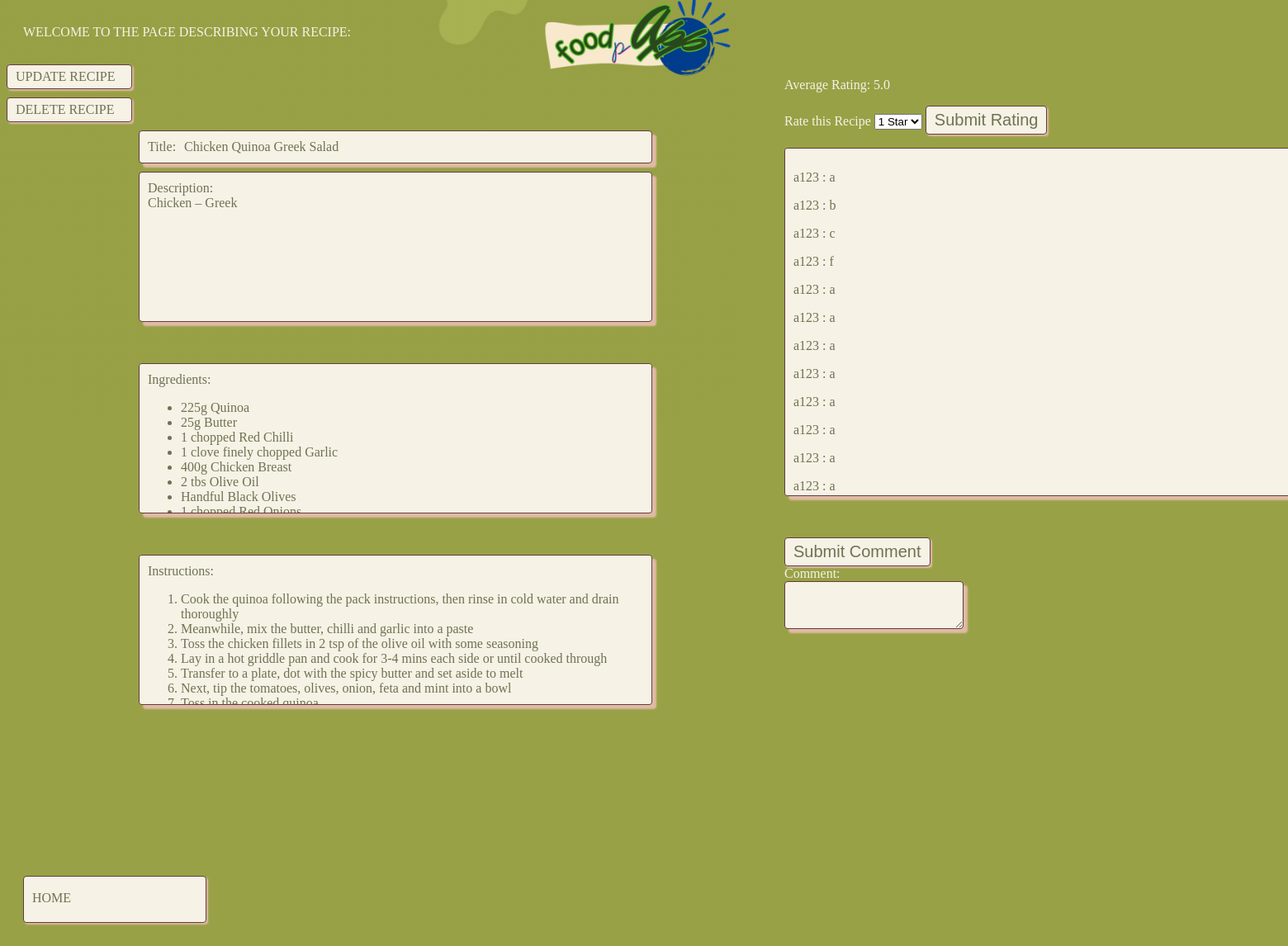
Page /home/myrecipes/mysinglerecipeview/1 (signed in) on the earlier database version.
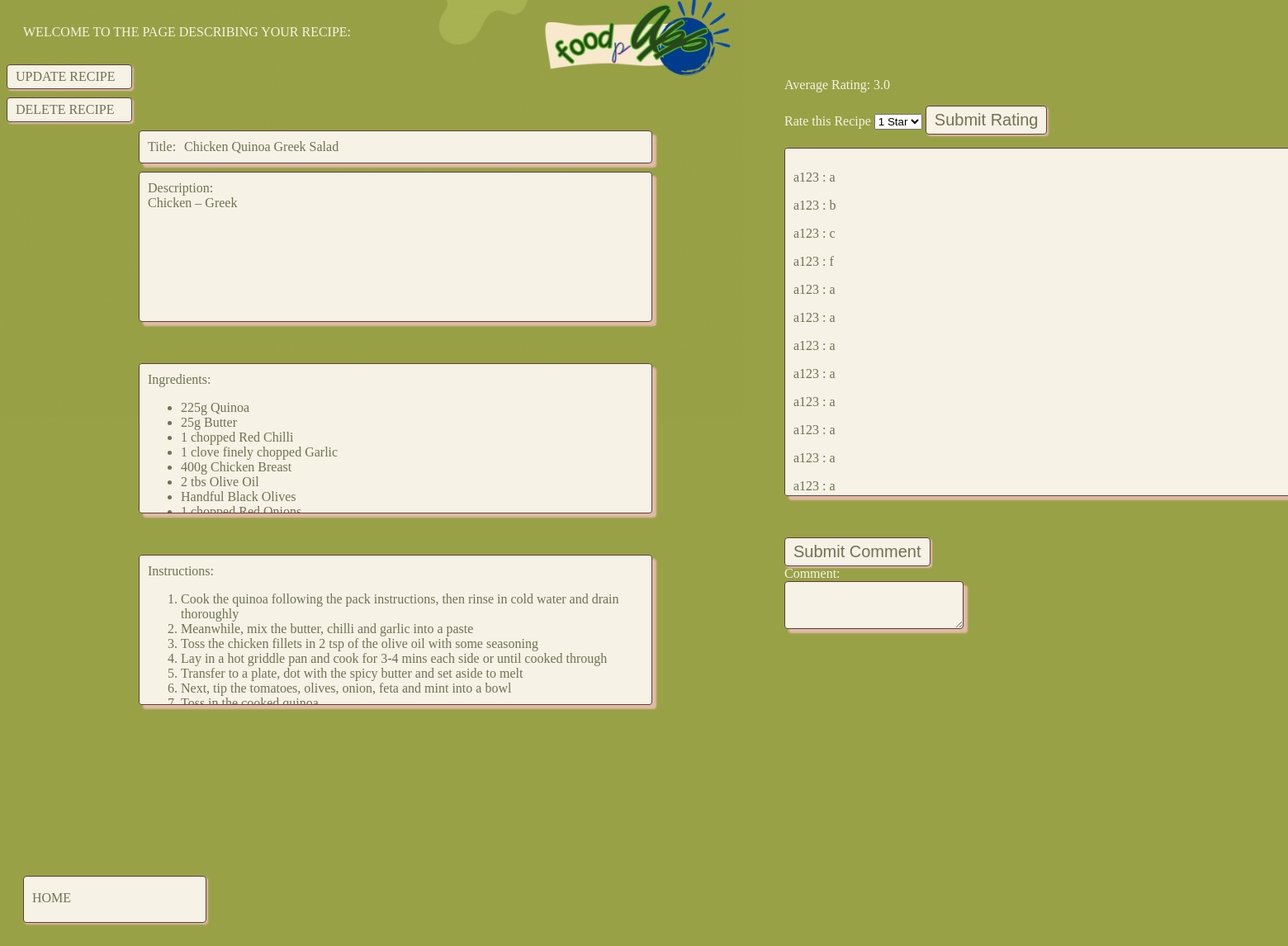
Same page on the later database version.
### app/models.py (models this page shows, shortened)
class Recipe(db.Model):
    id = db.Column(db.Integer, primary_key=True)  # Primary key for recipe ID
    title = db.Column(db.String(80))  # Column for recipe title with a max length of 80 characters
    description = db.Column(db.Text, nullable=False)  # Column for recipe description (non-nullable)
    ingredients = db.Column(db.Text, nullable=False)
    instructions = db.Column(db.Text, nullable=False)
    comment_ids = db.Column(db.String, default="")
    created = db.Column(db.DateTime, default=datetime.now())  # Timestamp for when the recipe is created
    user_id = db.Column(db.Integer, db.ForeignKey('user.id'))  # Foreign key to associate with a User
    created = db.Column(db.DateTime, default=datetime.now())
    ratings = db.Column(db.String, default="")                 # String formatted as "UserID Rating UserID Rating ..."
    num_of_rating = db.Column(db.Integer, default=0)
    total_rating = db.Column(db.Integer, default=0)
    tags = db.Column(db.JSON, default={})
    def average_rating(self):
        if self.num_of_rating:
            return self.total_rating/self.num_of_rating
    def get_comment_ids_list(self):
        return self.comment_ids.split()
    def get_comment_list(self):
        comment_list = []
        for comment_id in self.get_comment_ids_list():
            comment = Comment.query.get(comment_id)  # gets the comment object
            content = comment.comment  # gets the content of the comment
            user = User.query.get(comment.user_id)  # gets the user object
            username = user.username  # gets the username of the user
            comment_list.append(f"{username} : {content}")  # comment format
        return comment_list
    def format_ingredients(self, unformatted_list):
        if not unformatted_list:  # Check if the list is empty
            return []
        return [element.strip() for element in unformatted_list.split('\n')]  # Split by newline and strip extra spaces
    def format_instructions(self, unformatted_list):
        if not unformatted_list:  # Check if the list is empty
            return []
        return [element.strip() for element in unformatted_list.split('.')]  # Split by dot and strip extra spaces

### app/routes.py (the view, shortened to what this page needs)
@myapp_obj.route("/home/myrecipes/mysinglerecipeview/<int:num>", methods=['GET', 'POST'])
@login_required  # Ensure the user is logged in before accessing this route
def mysinglerecipeview(num):
    recipe = Recipe.query.get(num)  # Fetch the recipe by its ID
    if recipe is None:  # If the recipe does not exist
        flash("Recipe not found.", "danger")  # Show a flash message
        return redirect("/home/myrecipes")  # Redirect to the recipes page
    comment_form = CommentForm()
    rating_form = RatingForm()
    if rating_form.validate_on_submit():
        recipe.rate_recipe(current_user.id, rating_form.rating.data)
    formatted_ingredients = recipe.format_ingredients(recipe.ingredients)
    formatted_instructions = recipe.format_instructions(recipe.instructions)
    show_buttons = (current_user.is_authenticated and recipe.user_id == current_user.id)
    check_favorite = (recipe in current_user.favorite_recipes.all() )
    comment_list = recipe.get_comment_list()
    return render_template("mysinglerecipeview.html", title = "My Recipe", pageClass = "mysinglerecipeview",
                           ingredients=formatted_ingredients, instructions=formatted_instructions, recipe = recipe, show_buttons = show_buttons,
                           comment_form = comment_form, comment_list = comment_list, rating_form = rating_form, check_favorite = check_favorite)  # Render home.html

### app/forms.py
class CommentForm(FlaskForm):
    comment = TextAreaField("Comment", validators=[validators.DataRequired()])
    submit_comment =  SubmitField("Submit Comment")

class RatingForm(FlaskForm):
    rating = SelectField("Rate this Recipe", choices=[(1,"1 Star"), (2,"2 Star"), (3,"3 Star"), (4,"4 Star"), (5,"5 Star")], validators=[validators.DataRequired()])
    submit_rating = SubmitField("Submit Rating")

### app/__init__.py (called while the page is built)
@login.user_loader
def load_user(id):
    return User.query.get(int(id))  # Fetch the user by ID from the database

### app/templates/mysinglerecipeview.html (shortened to what this page needs)
{% extends "base.html" %}
{% block content %}
<div class = "welcome-text"> WELCOME TO THE PAGE DESCRIBING YOUR RECIPE: </div>
	<div class = "container">
		<div class = "left">
			<div class = "links">
				{% if show_buttons %}
				  <a href="{{ url_for('mysinglerecipeedit', recipe_id = recipe.id) }}">
				 	<div class = "button">  UPDATE RECIPE </div>
				  </a>
				  <a href="{{ url_for('mysinglerecipedelete', recipe_id = recipe.id) }}">
		  		 	<div class = "button">  DELETE RECIPE </div>
		  		  </a>
		 		 {% endif %}
			</div>
			 <div class = "recipe-content">
				<div class="title field">
					<div class="display-label">Title:</div>
					<div class="display-content">{{ recipe.title }}</div>
				</div>
				<div class="area field">
					<div class="display-label">Description:</div>
					<div class="display-content">{{ recipe.description}}</div>
				</div>
				  <div class="area field">
					  <div class="display-label">Ingredients:</div>
					  <div class="display-content">
						<ul>
							{% for ingredient in ingredients %}
								{% if ingredient != ''%}
									<li>{{ingredient}}</li>
								{% endif %}
							{% endfor %}
						</ul>
					</div>
				  </div>
				  <div class="area field">
					  <div class="display-label">Instructions:</div>
					  <div class="display-content">
						<ol>
							{% for step in instructions %}
								{% if step != ''%}
									<li>{{step}}</li>
								{% endif %}
							{% endfor %}
						</ol>
					  </div>
					</div>
			</div>
		</div>
	<div class = "farright">
		<p>Average Rating: {{ recipe.average_rating() }}</p>
		<form action="" method="POST" novalidate>
			{{ rating_form.rating.label }} {{ rating_form.rating()}}
			{{ rating_form.submit_rating() }}
		</form>
		<div class="area field" style="height:400">
			{% for comment in comment_list %}
				<p>{{ comment }}</p>
			{% endfor %}
		</div>
		<form action="" method="POST" novalidate>
		{{ comment_form.submit_comment() }}
			 <div class="form-field">
					<div class="input-text">{{comment_form.comment.label}}:</div>
					{{ comment_form.comment(class="form-control field", id="comment") }}
			 </div>
		</form>
	</div>
</div>
	<a href = "{{url_for('home')}}" id = "home">
		<div class = "button home-button"> HOME </div>
	</a>
{% endblock %}

### app/templates/base.html (shortened to what this page needs)
<html>
<head>
	<link rel = "stylesheet" href = "{{ url_for('static', filename = 'styles.css')}}">
</head>
<body class = "{{pageClass}}">
    {% block content %} {% endblock %}
</body>
</html>

### app/static/styles.css (style rules this page uses)
a { text-decoration: none; }
.welcome-text { color: #f6f2e6; margin: 30px 20px; }
div.button.home-button { position: absolute; left: 28px; bottom: 30px; width: 200px; height: 33px; margin-bottom: 20px; padding-top: 17px; }

Differences in the rows shown:
changed Recipe "Chicken Quinoa Greek Salad": average_rating "5.0" → "3.0"
